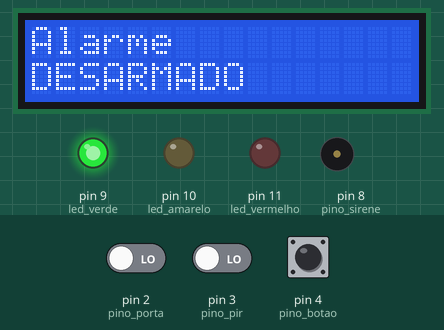
Bench run of a sketch on a simulated Arduino Uno, built with avr-gcc and run on an emulated ATmega328P. Shown: 16×2 character LCD, output pins drawn as LEDs (lit = HIGH), buzzer (waves = sounding). Dashed ring = blinking. Inputs (shaded band) come from the test bench; at power-on: pin 4 (pino_botao) HIGH, pin 2 (pino_porta) LOW, pin 3 (pino_pir) LOW. What the sketch prints to the serial monitor is not drawn.

Above: at 1.2 s.
1.3 s: pin 4 (pino_botao) pulled LOW for 0.15 s
At 1.82 s:
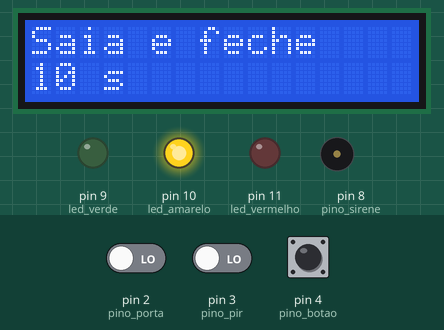
2.0 s: pin 4 (pino_botao) pulled LOW for 3.2 s
At 3.07 s:
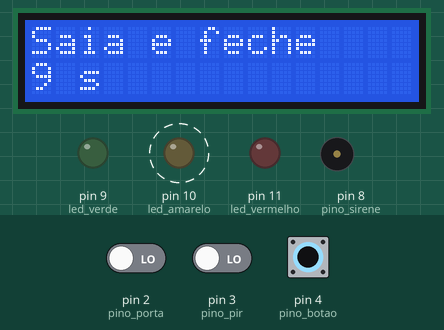
Timing chart, 0 to 5.5 s (numbered marks = the images above; inputs shaded):
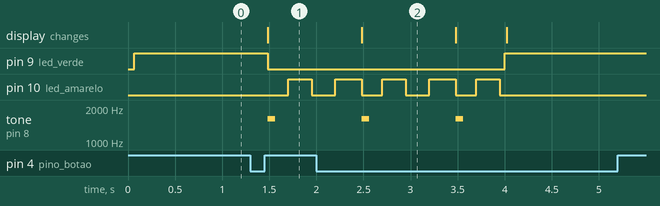

Measured:
- after the input at 1.3 s, pin 9 (led_verde): HIGH → LOW after 0.18 s; pin 10 (led_amarelo): LOW → HIGH after 0.40 s, → LOW 0.25 s later; tone on pin 8 (pino_sirene): silent → 1600 Hz after 0.18 s, → silent 0.08 s later; the display: changes after 0.18 s (image 1)
- after the input at 2.0 s, pin 9 (led_verde): LOW → HIGH after 2.0 s; pin 10 (led_amarelo): goes on until 3.9 s, then stays LOW; pin 11 (led_vermelho): stays LOW (without the input it goes to HIGH after 9.4 s); tone on pin 8 (pino_sirene): goes on until 3.6 s, then stays silent

The sketch:

sketch.ino
```cpp
// ---------------------------------------------------------------------------
// Casa Inteligente | 02 | Alarme residencial com tempo de saída e de entrada
//
// O que faz: protege a casa com um sensor de porta e um sensor de presença.
// Ao armar, o morador tem 10 s para sair. Se a porta abrir com o alarme
// armado, há 10 s para desarmar antes da sirene. Movimento dentro de casa com
// o alarme armado dispara na hora.
//
// Entradas : chave deslizante (sensor magnético da porta), sensor PIR e
//            botão de comando (toque curto arma; segurar 2 s desarma).
// Saídas   : buzzer (sirene), LEDs verde, amarelo e vermelho e LCD 16x2 I2C.
// ---------------------------------------------------------------------------
#include <Wire.h>
#include <LiquidCrystal_I2C.h>

const uint8_t pino_porta    = 2;   // HIGH = porta aberta
const uint8_t pino_pir      = 3;
const uint8_t pino_botao    = 4;   // para o GND, pull-up interno
const uint8_t pino_sirene   = 8;
const uint8_t led_verde     = 9;
const uint8_t led_amarelo   = 10;
const uint8_t led_vermelho  = 11;

const unsigned long tempo_saida_ms    = 10000;
const unsigned long tempo_entrada_ms  = 10000;
const unsigned long sirene_max_ms     = 30000;  // limite de tempo da sirene
const unsigned long segurar_ms        = 2000;   // toque longo para desarmar
const unsigned long filtro_botao_ms   = 50;

enum class Modo : uint8_t { Desarmado, Saida, Armado, Entrada, Disparado };

LiquidCrystal_I2C lcd(0x27, 16, 2);
Modo modo = Modo::Desarmado;
unsigned long inicio_modo = 0;
const char *motivo = "";
long ultimo_segundo = -1;   // última contagem mostrada no LCD
int fase_sirene = -1;       // tom atual da sirene (-1 = nenhum)

// --- leitura do botão: distingue toque curto e toque longo ---------------
struct LeituraBotao { bool curto; bool longo; };
bool botao_preso = false, longo_ja_avisado = false;
unsigned long botao_desde = 0, ultima_borda = 0;

LeituraBotao ler_botao() {
  LeituraBotao r = {false, false};
  bool apertado = digitalRead(pino_botao) == LOW;
  unsigned long agora = millis();
  if (apertado != botao_preso && agora - ultima_borda > filtro_botao_ms) {
    ultima_borda = agora;
    botao_preso = apertado;
    if (apertado) { botao_desde = agora; longo_ja_avisado = false; }
    else if (!longo_ja_avisado) r.curto = true;          // soltou antes de 2 s
  }
  if (botao_preso && !longo_ja_avisado && agora - botao_desde >= segurar_ms) {
    longo_ja_avisado = true;
    r.longo = true;                                       // segurou 2 s
  }
  return r;
}

void leds(bool verde, bool amarelo, bool vermelho) {
  digitalWrite(led_verde, verde);
  digitalWrite(led_amarelo, amarelo);
  digitalWrite(led_vermelho, vermelho);
}

void escrever(const char *l1, const char *l2) {
  char b[17];
  snprintf(b, sizeof b, "%-16s", l1); lcd.setCursor(0, 0); lcd.print(b);
  snprintf(b, sizeof b, "%-16s", l2); lcd.setCursor(0, 1); lcd.print(b);
}

void entrar(Modo novo) {
  modo = novo;
  inicio_modo = millis();
  ultimo_segundo = -1;
  fase_sirene = -1;
  noTone(pino_sirene);
  switch (novo) {
    case Modo::Desarmado: leds(true, false, false); escrever("Alarme", "DESARMADO"); Serial.println("[ALARME] Desarmado"); break;
    case Modo::Saida:     Serial.println("[ALARME] Armando: 10 s para sair"); break;
    case Modo::Armado:    leds(false, false, true); escrever("Alarme", "ARMADO"); Serial.println("[ALARME] Armado"); break;
    case Modo::Entrada:   Serial.println("[ALARME] Porta aberta: 10 s para desarmar"); break;
    case Modo::Disparado: escrever("DISPARADO!", motivo); Serial.print("[ALARME] DISPARO: "); Serial.println(motivo); break;
  }
}

// Mostra a contagem regressiva e bipa uma vez por segundo
void contagem(const char *titulo, unsigned long total, unsigned long decorrido, bool rapido) {
  long falta = (total - decorrido + 999) / 1000;
  if (falta != ultimo_segundo) {
    ultimo_segundo = falta;
    char l2[17];
    snprintf(l2, sizeof l2, "%ld s", falta);
    escrever(titulo, l2);
    tone(pino_sirene, rapido ? 2400 : 1600, rapido ? 250 : 80);
  }
  leds(false, (decorrido / 250) % 2, false);  // amarelo piscando
}

void setup() {
  Serial.begin(9600);
  pinMode(pino_porta, INPUT);
  pinMode(pino_pir, INPUT);
  pinMode(pino_botao, INPUT_PULLUP);
  pinMode(pino_sirene, OUTPUT);
  pinMode(led_verde, OUTPUT);
  pinMode(led_amarelo, OUTPUT);
  pinMode(led_vermelho, OUTPUT);
  lcd.init();
  lcd.backlight();
  entrar(Modo::Desarmado);
}

void loop() {
  unsigned long decorrido = millis() - inicio_modo;
  LeituraBotao botao = ler_botao();
  bool porta_aberta = digitalRead(pino_porta) == HIGH;
  bool movimento = digitalRead(pino_pir) == HIGH;

  // segurar 2 s desarma em qualquer situação
  if (botao.longo && modo != Modo::Desarmado) { entrar(Modo::Desarmado); return; }

  switch (modo) {
    case Modo::Desarmado:
      if (botao.curto) entrar(Modo::Saida);
      break;

    case Modo::Saida:
      if (decorrido >= tempo_saida_ms) {
        if (porta_aberta) { motivo = "Porta aberta"; entrar(Modo::Disparado); }  // saiu sem fechar
        else entrar(Modo::Armado);
      } else contagem("Saia e feche", tempo_saida_ms, decorrido, false);
      break;

    case Modo::Armado:
      if (movimento) { motivo = "Presenca interna"; entrar(Modo::Disparado); }
      else if (porta_aberta) entrar(Modo::Entrada);
      break;

    case Modo::Entrada:
      if (decorrido >= tempo_entrada_ms) { motivo = "Invasao porta"; entrar(Modo::Disparado); }
      else contagem("Desarme: segure", tempo_entrada_ms, decorrido, true);
      break;

    case Modo::Disparado: {
      int pisca = (decorrido / 300) % 2;
      leds(false, false, pisca);
      if (decorrido < sirene_max_ms) {
        if (pisca != fase_sirene) { fase_sirene = pisca; tone(pino_sirene, pisca ? 2200 : 1500); }  // sirene de dois tons
      } else if (fase_sirene != 2) {
        fase_sirene = 2;
        noTone(pino_sirene);   // sirene para, mas o LED segue avisando
      }
      break;
    }
  }
}
```
